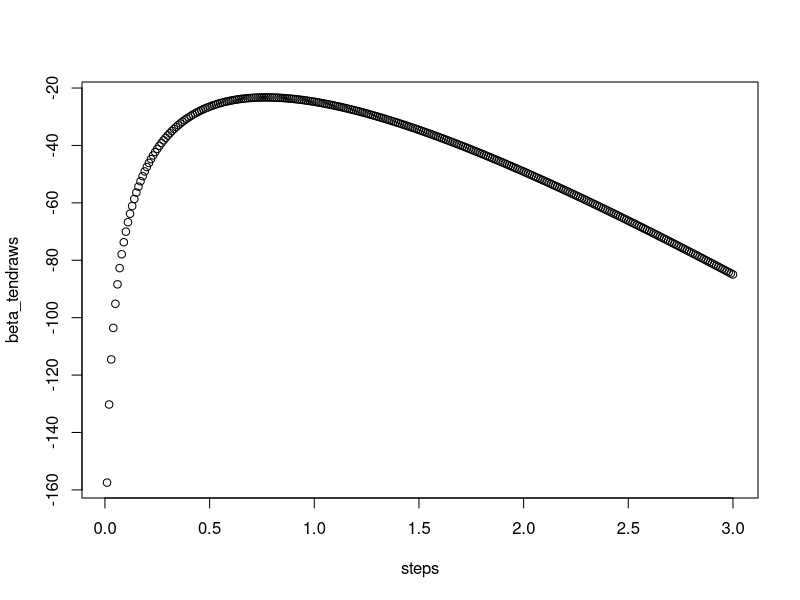
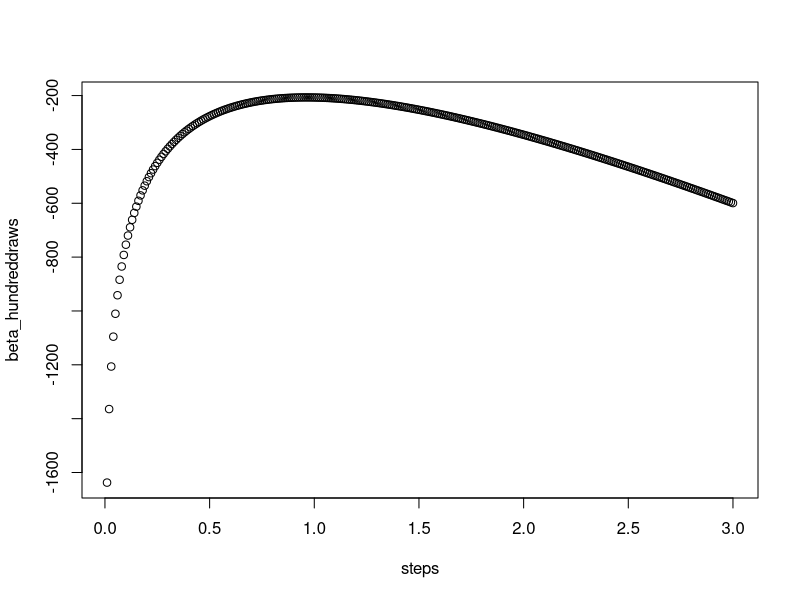
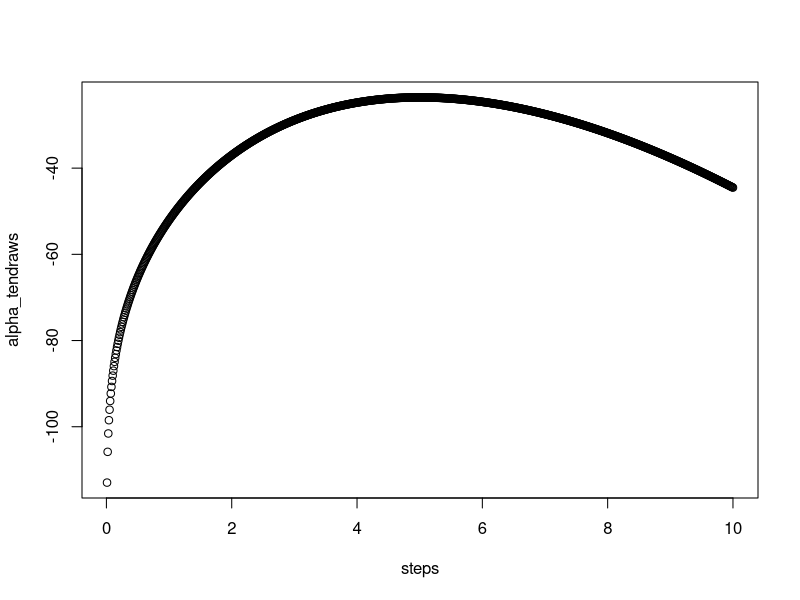
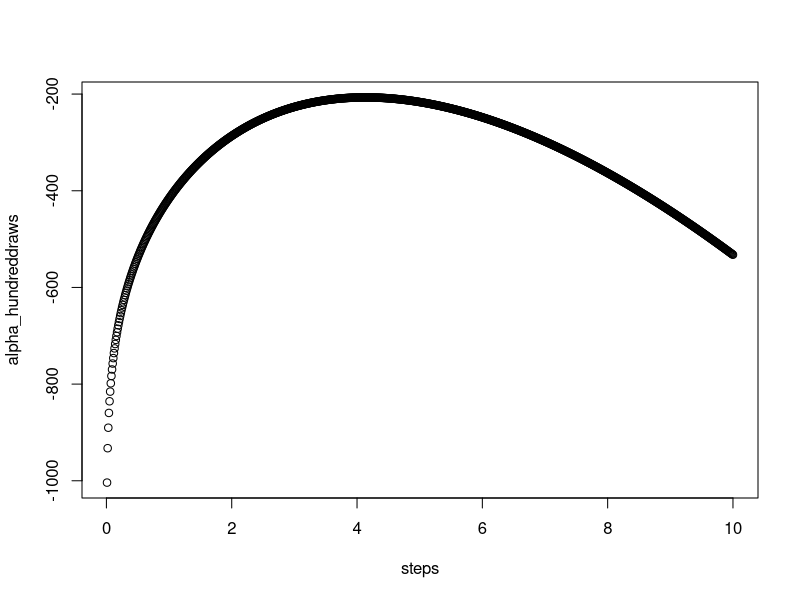
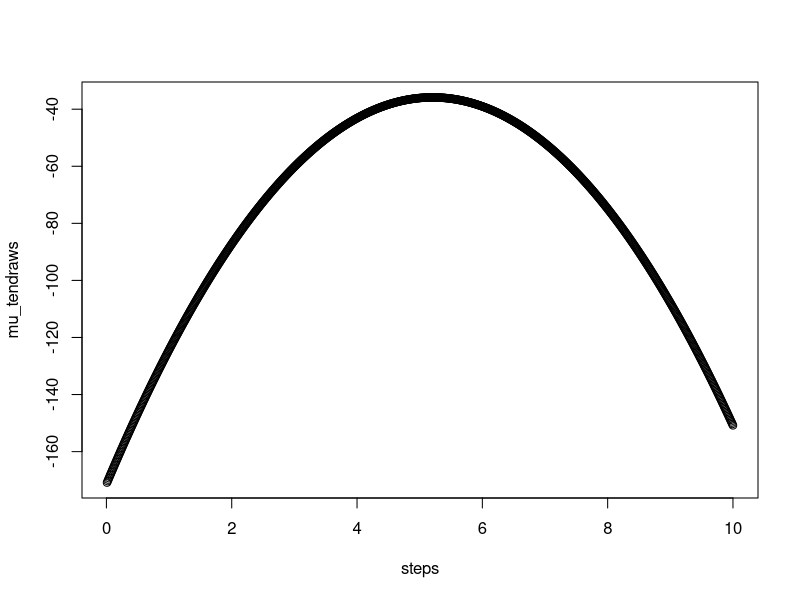
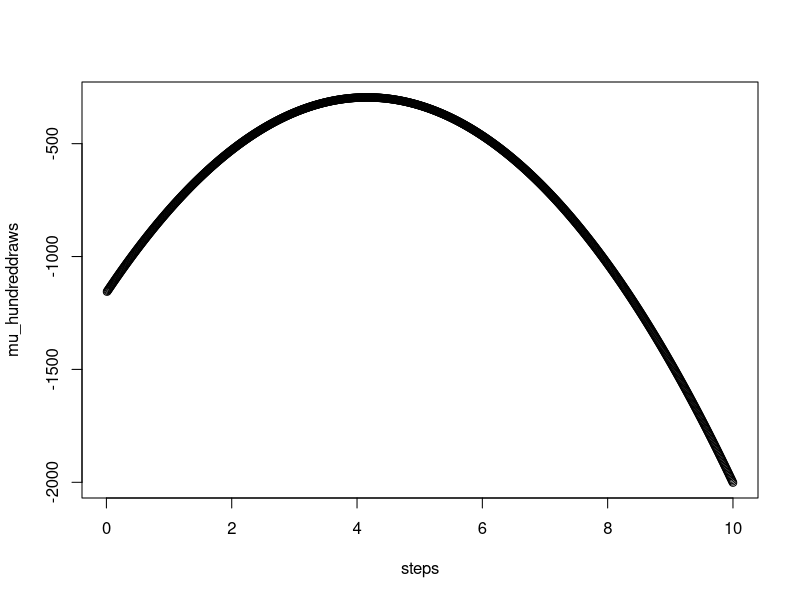
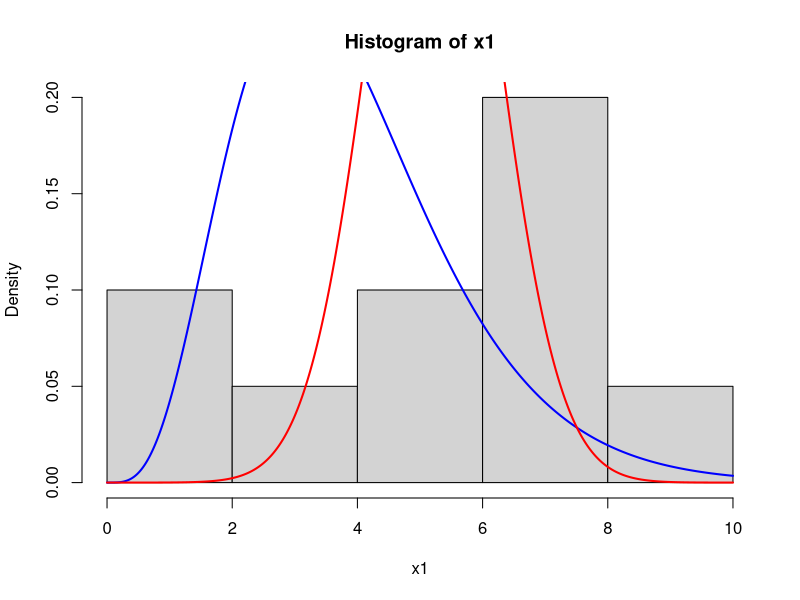
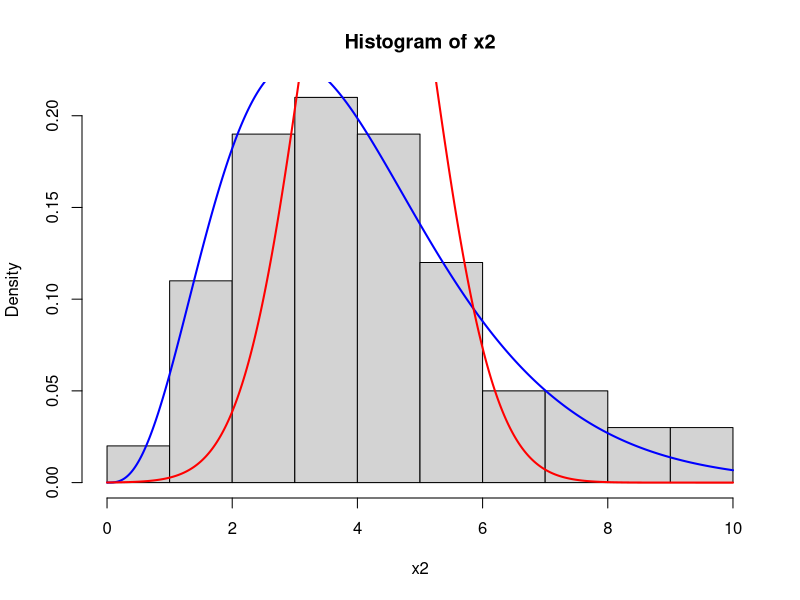

Write R code to recreate these figures, in order.
## ---- chunk 1
knitr::opts_chunk$set(echo = TRUE)
## ---- chunk 2
set.seed(4711)
x1 <- rgamma(n = 10, shape = 4, scale = 1)
x2 <- rgamma(n = 100, shape = 4, scale = 1)
## ---- chunk 3
llgamma <- function(x, alpha, beta) {
  return(length(x) * (alpha * log(beta) - lgamma(alpha)) + (alpha -1) * sum(log(x)) - beta * sum(x))
}
## ---- chunk 4
beta_tendraws <- c()
beta_hundreddraws <- c()
steps <- c()

i = 0.01
while(i <= 3) {
  beta_tendraws <- c(beta_tendraws, llgamma(x1, alpha = 4, beta = i))
  beta_hundreddraws <- c(beta_hundreddraws, llgamma(x2, alpha = 4, beta = i))
  steps <- c(steps, i)
  i <- i + 0.01
}
## ---- chunk 5
# plot for ten draws
plot(steps, beta_tendraws)
## ---- chunk 6
# plot for hundred draws
plot(steps, beta_hundreddraws)
## ---- chunk 7
findMax <- function(vect) {
  i <- NULL
  currentMax <- -Inf
  x <- 1
  while (x < length(vect)) {
    if (vect[x] > currentMax) {
      currentMax <- vect[x]
      i <- x
    }
    x <- x + 1
  }
  return(i/100)
}
## ---- chunk 8
# Undersöker och returnerar vilket betavärde som loglikelihoodfunktionen får sitt maxvärde på
findMax(beta_tendraws)
findMax(beta_hundreddraws)
## ---- chunk 9

alpha_tendraws <- c()
alpha_hundreddraws <- c()
steps <- c()

i = 0.01
while(i <= 10) {
  alpha_tendraws <- c(alpha_tendraws, llgamma(x1, alpha = i, beta = 1))
  alpha_hundreddraws <- c(alpha_hundreddraws, llgamma(x2, alpha = i, beta = 1))
  steps <- c(steps, i)
  i <- i + 0.01
}

## ---- chunk 10
# plot for ten draws
plot(steps, alpha_tendraws)
## ---- chunk 11
# plot for hundred draws
plot(steps, alpha_hundreddraws)
## ---- chunk 12
# Undersöker och returnerar vilket alphavärde som loglikelihoodfunktionen får sitt maxvärde på

findMax(alpha_tendraws)
findMax(alpha_hundreddraws)
## ---- chunk 13

## ---- chunk 14
llnormal <- function(x, mu, sigma2) {
  xsum <- sum((x - mu)**2)
  return(-length(x)/2*log(2*pi) - length(x)/2 * log(sigma2) - 1/(2 * sigma2) * xsum)
}

llnormal(x = x1, mu = 2, sigma2 = 1) #Fråga om okej

## ---- chunk 15
mu_tendraws <- c()
mu_hundreddraws <- c()
steps <- c()

i = 0.01
while(i <= 10) {
  mu_tendraws <- c(mu_tendraws, llnormal(x1, mu = i, sigma2 = 1))
  mu_hundreddraws <- c(mu_hundreddraws, llnormal(x2, mu = i, sigma2 = 1))
  steps <- c(steps, i)
  i <- i + 0.01
}

## ---- chunk 16
# plot for ten draws
plot(steps, mu_tendraws)
## ---- chunk 17
# plot for hundred draws
plot(steps, mu_hundreddraws)
## ---- chunk 18
mu_max_ten <- findMax(mu_tendraws)
alpha_max_ten <- findMax(alpha_tendraws)
beta_max_ten <- findMax(beta_tendraws)
hist(x1, probability = TRUE)
xfit <- seq(0, 10, 0.01)
yfitgamma <- dgamma(xfit, shape = alpha_max_ten, scale = beta_max_ten)
lines(xfit, yfitgamma, col="blue", lwd=2) 
yfitnorm <- dnorm(xfit, mean = mu_max_ten, sd = 1)
lines(xfit, yfitnorm, col="red", lwd = 2)
## ---- chunk 19
mu_max_hundred <- findMax(mu_hundreddraws)
alpha_max_hundred <- findMax(alpha_hundreddraws)
beta_max_hundred <- findMax(beta_hundreddraws)
hist(x2, probability = TRUE)
xfit <- seq(0, 10, 0.01)
yfitgamma <- dgamma(xfit, shape = alpha_max_hundred, scale = beta_max_hundred)
lines(xfit, yfitgamma, col="blue", lwd=2) 
yfitnorm <- dnorm(xfit, mean = mu_max_hundred, sd = 1)
lines(xfit, yfitnorm, col="red", lwd = 2)
## ---- chunk 20
gamma_beta_mle <- function(x, alpha) {
  return(length(x)*alpha*1/sum(x))
}
gamma_beta_mle(x1, 2)
gamma_beta_mle(x2, 2)
## ---- chunk 21
norm_mu_mle <- function(x) {
  return(sum(x)/length(x))
}


norm_sigma2_mle <- function(x) {
  mean_x <- norm_mu_mle(x)
  sumhelp <- sum((x - mean_x)**2)
  return(sumhelp/length(x))
}
## ---- chunk 22
test_x <- 1:10

norm_mu_mle(x = test_x)

norm_sigma2_mle(x = test_x)

## ---- chunk 23
set.seed(42)
# Skattning med n = 10
y1 <- rnorm(n = 10, mean = 10, sd = 2)

norm_mu_mle(x = y1)


norm_sigma2_mle(x = y1)

# Skattning med n = 10000
y2 <- rnorm(n = 10000, mean = 10, sd = 2)

norm_mu_mle(x = y2)

norm_sigma2_mle(x = y2)
## ---- chunk 24

beta1_mle <- c(1:2000)
beta2_mle <- c(1:2000)
mu1 <- c(1:2000)
mu2 <- c(1:2000)
sigma1 <- c(1:2000)
sigma2 <- c(1:2000)

i <- 1
while (i <= 2000) {
  x1 <- rgamma(n = 10, shape = 4, rate = 1)
  x2 <- rgamma(n = 10000, shape = 4, rate = 1)
  beta1_mle[i] <- gamma_beta_mle(x = x1, alpha = 4)
  beta2_mle[i] <- gamma_beta_mle(x = x2, alpha = 4)
  
  y1 <- rnorm(n = 10, mean = 10, sd = 2)
  y2 <- rnorm(n = 10000, mean = 10, sd = 2)
  mu1[i] <- norm_mu_mle(x = y1)
  mu2[i] <- norm_mu_mle(x = y2)
  sigma1[i] <- norm_sigma2_mle(x = y1)
  sigma2[i] <- norm_sigma2_mle(x = y2) 
  i <- i + 1
}

## ---- chunk 25
hist(beta1_mle)
## ---- chunk 26
hist(beta2_mle)
## ---- chunk 27
hist(mu1)
## ---- chunk 28
hist(mu2)
## ---- chunk 29
hist(sigma1)
## ---- chunk 30
hist(sigma2)
## ---- chunk 31
llbeta <- function(par, x){
  helpsum <- 0
  i <- 1
  while(i <= length(x)) {
    helpsum <- helpsum + logb(par[1] + 1, x[i] + par[2])
    i <- i + 1
  }
  return (helpsum + length(x)*logb(par[1], par[2])) #logb är fel. ANvänd formeln som är på betadistributionens wikisida, på PDF.
}
llbeta(par = c(2, 2), x = c(0.01, 0.5, 0.99))
